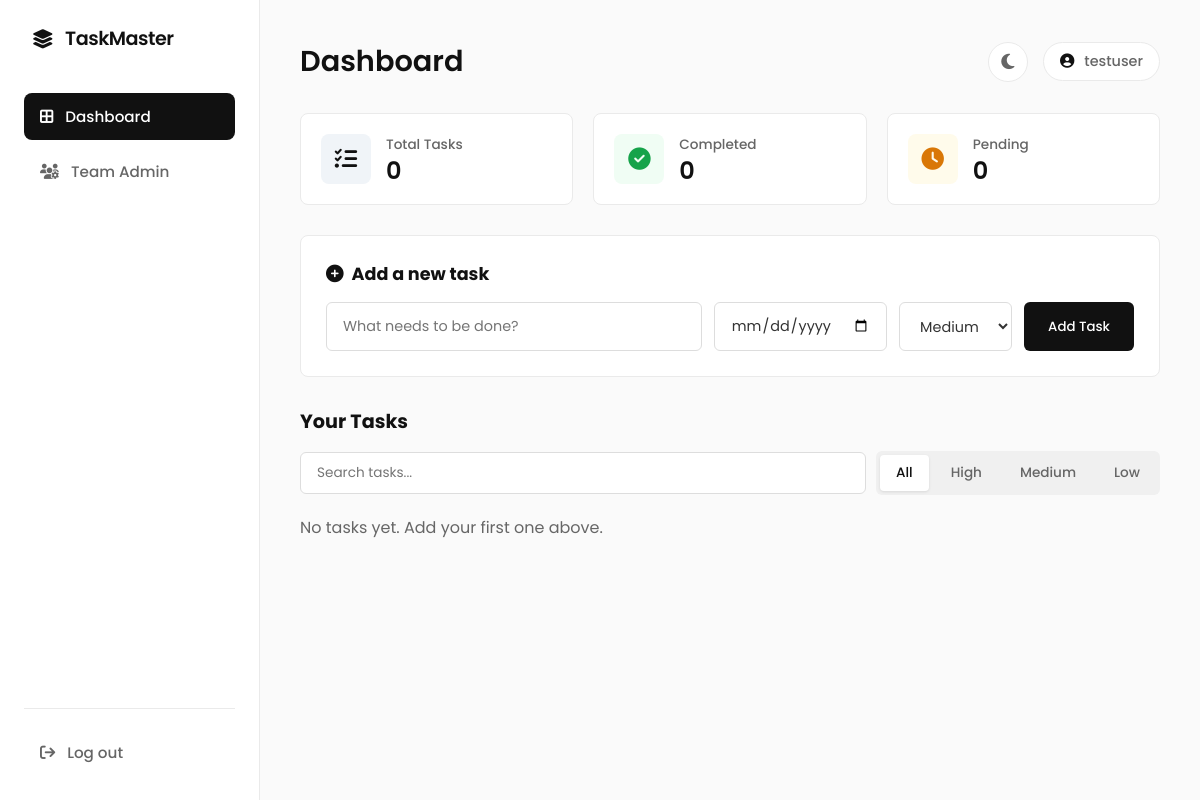
Page / (signed in) on the earlier database version.
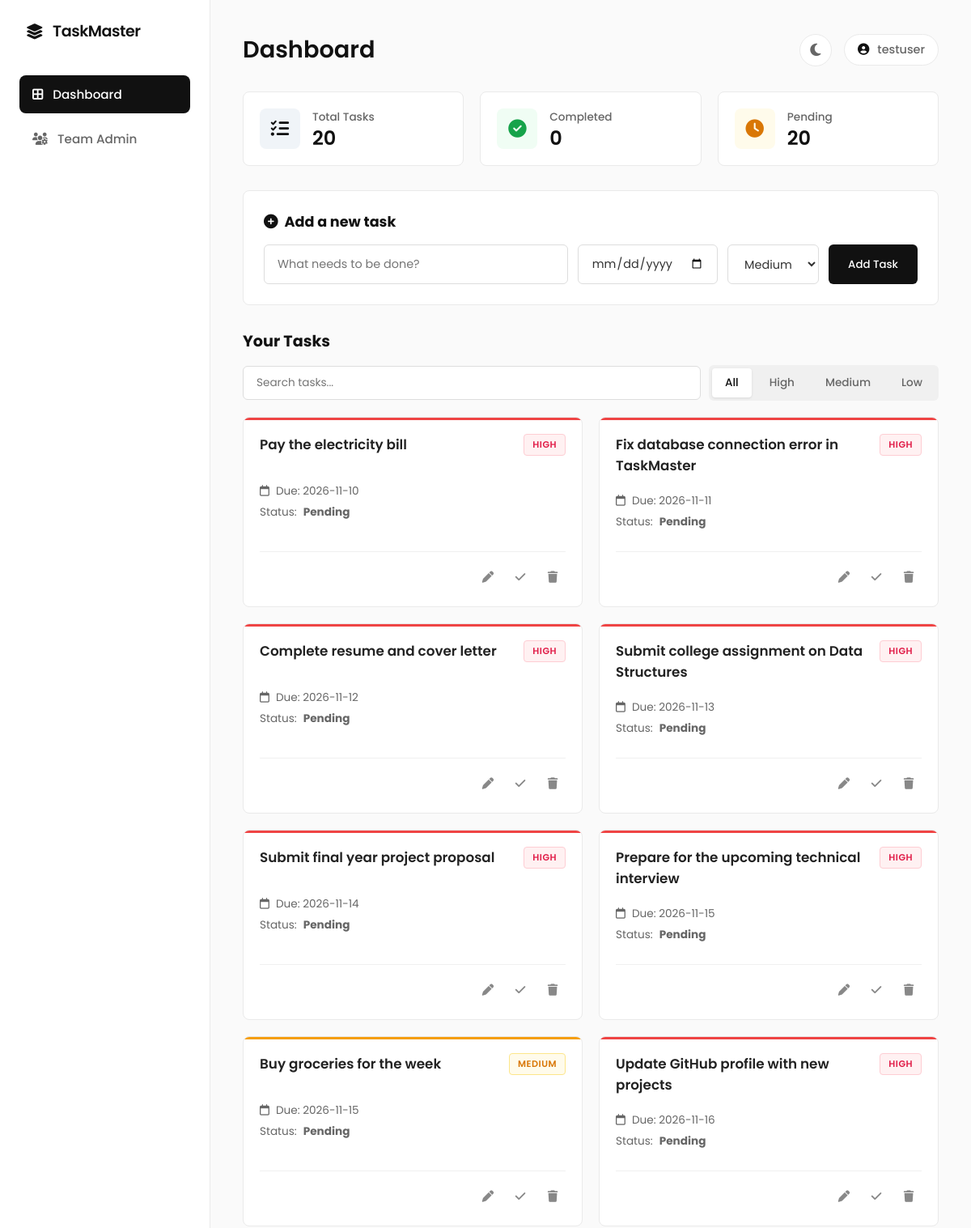
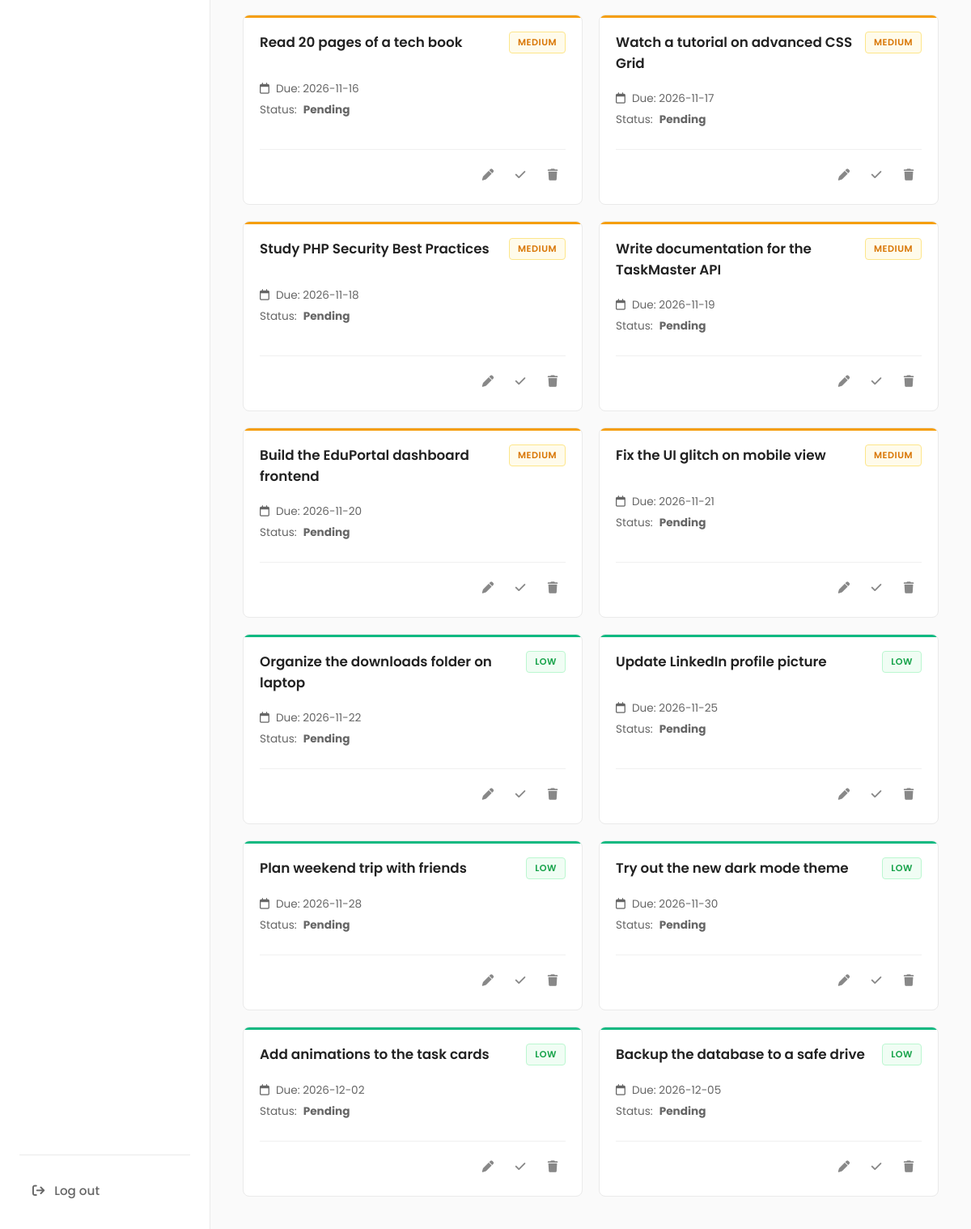
Same page on the later database version (2 pictures, top to bottom).
### tables this page shows
CREATE TABLE `tasks` (
  `id` int(11) NOT NULL,
  `user_id` int(11) NOT NULL,
  `title` varchar(100) NOT NULL,
  `due_date` date DEFAULT NULL,
  `priority` enum('High','Medium','Low') NOT NULL DEFAULT 'Medium',
  `is_done` tinyint(1) NOT NULL DEFAULT 0,
  `created_at` timestamp NULL DEFAULT current_timestamp(),
  `workspace_id` int(11) DEFAULT NULL
);

### index.php (the view, shortened to what this page needs)
<?php
require 'db.php';
$workspace_id = $_SESSION['workspace_id'];
$stmt = $pdo->prepare(
    'SELECT id, title, due_date, priority, is_done
     FROM tasks WHERE workspace_id = ? ORDER BY is_done, due_date'
);
$stmt->execute([$workspace_id]);
$tasks = $stmt->fetchAll();
$total_tasks = count($tasks);
$completed_tasks = 0;
$pending_tasks = 0;
foreach ($tasks as $task) {
    if ($task['is_done']) { $completed_tasks++; } else { $pending_tasks++; }
}
?>
<!DOCTYPE html>
<html>
<head>
    <link rel="stylesheet" href="https://cdnjs.cloudflare.com/ajax/libs/font-awesome/6.4.0/css/all.min.css">
    <link rel="stylesheet" href="style.css">
</head>
<body>
    <div class="app-container">
        <aside class="sidebar">
            <div class="nav-brand">
                <i class="fa-solid fa-layer-group"></i> TaskMaster
            </div>
            <ul class="nav-links">
                <li class="active"><a href="index.php"><i class="fa-solid fa-border-all"></i> Dashboard</a></li>
                <li><a href="team.php"><i class="fa-solid fa-users-gear"></i> Team Admin</a></li>
            </ul>
            <div class="sidebar-bottom">
                <button onclick="showLogoutModal()" class="logout-btn">
                    <i class="fa-solid fa-arrow-right-from-bracket"></i> Log out
                </button>
            </div>
        </aside>
        <main class="main-content">
            <header class="top-header">
                <h1>Dashboard</h1>
                <div class="header-actions">
                    <button id="theme-toggle" class="btn-icon" title="Toggle Dark Mode" onclick="toggleTheme()">
                        <i class="fa-solid fa-moon" id="theme-icon"></i>
                    </button>
                    <div class="user-profile">
                        <i class="fa-solid fa-circle-user"></i> <?= htmlspecialchars($_SESSION['username']) ?>
                    </div>
                </div>
            </header>
            <div class="stats-grid">
                <div class="stat-card">
                    <div class="stat-icon bg-blue"><i class="fa-solid fa-list-check"></i></div>
                    <div class="stat-info"><h3>Total Tasks</h3><p><?= $total_tasks ?></p></div>
                </div>
                <div class="stat-card">
                    <div class="stat-icon bg-green"><i class="fa-solid fa-circle-check"></i></div>
                    <div class="stat-info"><h3>Completed</h3><p><?= $completed_tasks ?></p></div>
                </div>
                <div class="stat-card">
                    <div class="stat-icon bg-orange"><i class="fa-solid fa-clock"></i></div>
                    <div class="stat-info"><h3>Pending</h3><p><?= $pending_tasks ?></p></div>
                </div>
            </div>
            <div class="add-task-container">
                <h2><i class="fa-solid fa-plus-circle"></i> Add a new task</h2>
                <form method="POST" class="add-task-form">
                    <input type="text" name="title" placeholder="What needs to be done?" maxlength="100" required>
                    <input type="date" name="due_date">
                    <select name="priority">
                        <option selected>Medium</option>
                    </select>
                    <button type="submit" class="btn-primary">Add Task</button>
                </form>
            </div>
            <div class="tasks-section">
                <div class="tasks-header">
                    <h2>Your Tasks</h2>
                    <div class="filter-bar">
                        <input type="text" id="searchInput" placeholder="Search tasks..." onkeyup="filterTasks()">
                        <div class="filter-buttons">
                            <button class="filter-btn active" onclick="filterPriority('all', this)">All</button>
                            <button class="filter-btn" onclick="filterPriority('high', this)">High</button>
                            <button class="filter-btn" onclick="filterPriority('medium', this)">Medium</button>
                            <button class="filter-btn" onclick="filterPriority('low', this)">Low</button>
                        </div>
                    </div>
                </div>
                <?php if (count($tasks) === 0): ?>
                    <p style="color: #666; margin-top: 20px;">No tasks yet. Add your first one above.</p>
                <?php else: ?>
                    <div class="task-grid">
                        <?php foreach ($tasks as $task): ?>
                            <div class="task-card <?= $task['is_done'] ? 'completed' : '' ?>">
                                <div class="task-header">
                                    <h3><?= htmlspecialchars($task['title']) ?></h3>
                                    <span class="badge priority-<?= strtolower($task['priority']) ?>">
                                        <?= htmlspecialchars($task['priority']) ?>
                                    </span>
                                </div>
                                <div class="task-body">
                                    <p><i class="fa-regular fa-calendar"></i> Due: <?= htmlspecialchars($task['due_date'] ?? 'No date') ?></p>
                                    <p>Status: <strong><?= $task['is_done'] ? 'Completed' : 'Pending' ?></strong></p>
                                </div>
                                <div class="task-actions">
                                    <a href="edit.php?id=<?= (int)$task['id'] ?>" class="btn-icon btn-edit" title="Edit"><i class="fa-solid fa-pen"></i></a>
                                    <form method="POST" action="toggle.php" style="display:inline;">
                                        <button type="submit" class="btn-icon btn-toggle" title="<?= $task['is_done'] ? 'Undo' : 'Mark Done' ?>"><i class="fa-solid <?= $task['is_done'] ? 'fa-rotate-left' : 'fa-check' ?>"></i></button>
                                    </form>
                                    <form method="POST" action="delete.php" style="display:inline;" onsubmit="return confirm('Delete this task?');">
                                        <button type="submit" class="btn-icon btn-delete" title="Delete"><i class="fa-solid fa-trash"></i></button>
                                    </form>
                                </div>
                            </div>
                        <?php endforeach; ?>
                    </div>
                <?php endif; ?>
            </div>
        </main>
    </div>
</body>
</html>

Differences in the rows shown:
added tasks: title "Pay the electricity bill", priority "HIGH", due_date "2026-11-10", is_done "Pending"
added tasks: title "Fix database connection error in TaskMaster", priority "HIGH", due_date "2026-11-11", is_done "Pending"
added tasks: title "Complete resume and cover letter", priority "HIGH", due_date "2026-11-12", is_done "Pending"
added tasks: title "Submit college assignment on Data Structures", priority "HIGH", due_date "2026-11-13", is_done "Pending"
added tasks: title "Submit final year project proposal", priority "HIGH", due_date "2026-11-14", is_done "Pending"
added tasks: title "Prepare for the upcoming technical interview", priority "HIGH", due_date "2026-11-15", is_done "Pending"
added tasks: title "Buy groceries for the week", priority "MEDIUM", due_date "2026-11-15", is_done "Pending"
added tasks: title "Update GitHub profile with new projects", priority "HIGH", due_date "2026-11-16", is_done "Pending"
added tasks: title "Read 20 pages of a tech book", priority "MEDIUM", due_date "2026-11-16", is_done "Pending"
added tasks: title "Watch a tutorial on advanced CSS Grid", priority "MEDIUM", due_date "2026-11-17", is_done "Pending"
added tasks: title "Study PHP Security Best Practices", priority "MEDIUM", due_date "2026-11-18", is_done "Pending"
added tasks: title "Write documentation for the TaskMaster API", priority "MEDIUM", due_date "2026-11-19", is_done "Pending"
added tasks: title "Build the EduPortal dashboard frontend", priority "MEDIUM", due_date "2026-11-20", is_done "Pending"
added tasks: title "Fix the UI glitch on mobile view", priority "MEDIUM", due_date "2026-11-21", is_done "Pending"
added tasks: title "Organize the downloads folder on laptop", priority "LOW", due_date "2026-11-22", is_done "Pending"
added tasks: title "Update LinkedIn profile picture", priority "LOW", due_date "2026-11-25", is_done "Pending"
added tasks: title "Plan weekend trip with friends", priority "LOW", due_date "2026-11-28", is_done "Pending"
added tasks: title "Try out the new dark mode theme", priority "LOW", due_date "2026-11-30", is_done "Pending"
added tasks: title "Add animations to the task cards", priority "LOW", due_date "2026-12-02", is_done "Pending"
added tasks: title "Backup the database to a safe drive", priority "LOW", due_date "2026-12-05", is_done "Pending"
Other differences:
$total_tasks: "0" → "20"
$pending_tasks: "0" → "20"
text no longer shown: "No tasks yet. Add your first one above."
